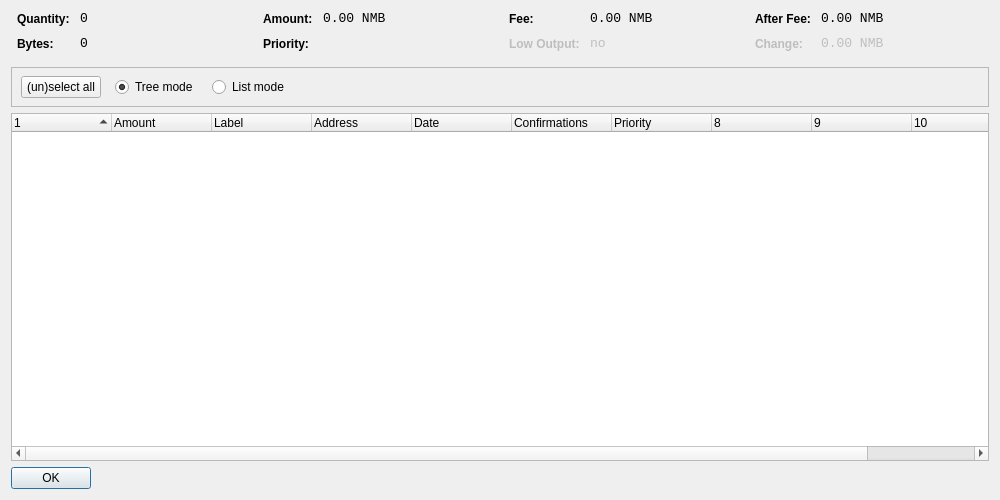
<?xml version="1.0" encoding="UTF-8"?>
<ui version="4.0">
 <class>CoinControlDialog</class>
 <widget class="QDialog" name="CoinControlDialog">
  <property name="geometry">
   <rect>
    <x>0</x>
    <y>0</y>
    <width>1000</width>
    <height>500</height>
   </rect>
  </property>
  <property name="windowTitle">
   <string>Coin Control</string>
  </property>
  <layout class="QVBoxLayout" name="verticalLayout">
   <item>
    <layout class="QHBoxLayout" name="horizontalLayoutTop" stretch="0,0,0,0">
     <property name="topMargin">
      <number>0</number>
     </property>
     <property name="bottomMargin">
      <number>10</number>
     </property>
     <item>
      <layout class="QFormLayout" name="formLayoutCoinControl1">
       <property name="horizontalSpacing">
        <number>10</number>
       </property>
       <property name="verticalSpacing">
        <number>10</number>
       </property>
       <property name="leftMargin">
        <number>6</number>
       </property>
       <property name="rightMargin">
        <number>6</number>
       </property>
       <item row="0" column="0">
        <widget class="QLabel" name="labelCoinControlQuantityText">
         <property name="styleSheet">
          <string notr="true">font-weight:bold;</string>
         </property>
         <property name="text">
          <string>Quantity:</string>
         </property>
        </widget>
       </item>
       <item row="0" column="1">
        <widget class="QLabel" name="labelCoinControlQuantity">
         <property name="font">
          <font>
           <family>Monospace</family>
           <pointsize>10</pointsize>
          </font>
         </property>
         <property name="cursor">
          <cursorShape>IBeamCursor</cursorShape>
         </property>
         <property name="contextMenuPolicy">
          <enum>Qt::ActionsContextMenu</enum>
         </property>
         <property name="text">
          <string notr="true">0</string>
         </property>
         <property name="textInteractionFlags">
          <set>Qt::LinksAccessibleByMouse|Qt::TextSelectableByKeyboard|Qt::TextSelectableByMouse</set>
         </property>
        </widget>
       </item>
       <item row="1" column="0">
        <widget class="QLabel" name="labelCoinControlBytesText">
         <property name="styleSheet">
          <string notr="true">font-weight:bold;</string>
         </property>
         <property name="text">
          <string>Bytes:</string>
         </property>
        </widget>
       </item>
       <item row="1" column="1">
        <widget class="QLabel" name="labelCoinControlBytes">
         <property name="font">
          <font>
           <family>Monospace</family>
           <pointsize>10</pointsize>
          </font>
         </property>
         <property name="cursor">
          <cursorShape>IBeamCursor</cursorShape>
         </property>
         <property name="contextMenuPolicy">
          <enum>Qt::ActionsContextMenu</enum>
         </property>
         <property name="text">
          <string notr="true">0</string>
         </property>
         <property name="textInteractionFlags">
          <set>Qt::LinksAccessibleByMouse|Qt::TextSelectableByKeyboard|Qt::TextSelectableByMouse</set>
         </property>
        </widget>
       </item>
      </layout>
     </item>
     <item>
      <layout class="QFormLayout" name="formLayoutCoinControl2">
       <property name="horizontalSpacing">
        <number>10</number>
       </property>
       <property name="verticalSpacing">
        <number>10</number>
       </property>
       <property name="leftMargin">
        <number>6</number>
       </property>
       <property name="rightMargin">
        <number>6</number>
       </property>
       <item row="0" column="0">
        <widget class="QLabel" name="labelCoinControlAmountText">
         <property name="styleSheet">
          <string notr="true">font-weight:bold;</string>
         </property>
         <property name="text">
          <string>Amount:</string>
         </property>
        </widget>
       </item>
       <item row="0" column="1">
        <widget class="QLabel" name="labelCoinControlAmount">
         <property name="font">
          <font>
           <family>Monospace</family>
           <pointsize>10</pointsize>
          </font>
         </property>
         <property name="cursor">
          <cursorShape>IBeamCursor</cursorShape>
         </property>
         <property name="contextMenuPolicy">
          <enum>Qt::ActionsContextMenu</enum>
         </property>
         <property name="text">
          <string notr="true">0.00 NMB</string>
         </property>
         <property name="textInteractionFlags">
          <set>Qt::LinksAccessibleByMouse|Qt::TextSelectableByKeyboard|Qt::TextSelectableByMouse</set>
         </property>
        </widget>
       </item>
       <item row="1" column="0">
        <widget class="QLabel" name="labelCoinControlPriorityText">
         <property name="styleSheet">
          <string notr="true">font-weight:bold;</string>
         </property>
         <property name="text">
          <string>Priority:</string>
         </property>
        </widget>
       </item>
       <item row="1" column="1">
        <widget class="QLabel" name="labelCoinControlPriority">
         <property name="font">
          <font>
           <family>Monospace</family>
           <pointsize>10</pointsize>
          </font>
         </property>
         <property name="cursor">
          <cursorShape>IBeamCursor</cursorShape>
         </property>
         <property name="contextMenuPolicy">
          <enum>Qt::ActionsContextMenu</enum>
         </property>
         <property name="text">
          <string/>
         </property>
         <property name="textInteractionFlags">
          <set>Qt::LinksAccessibleByMouse|Qt::TextSelectableByKeyboard|Qt::TextSelectableByMouse</set>
         </property>
        </widget>
       </item>
      </layout>
     </item>
     <item>
      <layout class="QFormLayout" name="formLayoutCoinControl3">
       <property name="horizontalSpacing">
        <number>10</number>
       </property>
       <property name="verticalSpacing">
        <number>10</number>
       </property>
       <property name="leftMargin">
        <number>6</number>
       </property>
       <property name="rightMargin">
        <number>6</number>
       </property>
       <item row="0" column="0">
        <widget class="QLabel" name="labelCoinControlFeeText">
         <property name="styleSheet">
          <string notr="true">font-weight:bold;</string>
         </property>
         <property name="text">
          <string>Fee:</string>
         </property>
        </widget>
       </item>
       <item row="0" column="1">
        <widget class="QLabel" name="labelCoinControlFee">
         <property name="font">
          <font>
           <family>Monospace</family>
           <pointsize>10</pointsize>
          </font>
         </property>
         <property name="cursor">
          <cursorShape>IBeamCursor</cursorShape>
         </property>
         <property name="contextMenuPolicy">
          <enum>Qt::ActionsContextMenu</enum>
         </property>
         <property name="text">
          <string notr="true">0.00 NMB</string>
         </property>
         <property name="textInteractionFlags">
          <set>Qt::LinksAccessibleByMouse|Qt::TextSelectableByKeyboard|Qt::TextSelectableByMouse</set>
         </property>
        </widget>
       </item>
       <item row="1" column="0">
        <widget class="QLabel" name="labelCoinControlLowOutputText">
         <property name="enabled">
          <bool>false</bool>
         </property>
         <property name="styleSheet">
          <string notr="true">font-weight:bold;</string>
         </property>
         <property name="text">
          <string>Low Output:</string>
         </property>
        </widget>
       </item>
       <item row="1" column="1">
        <widget class="QLabel" name="labelCoinControlLowOutput">
         <property name="enabled">
          <bool>false</bool>
         </property>
         <property name="font">
          <font>
           <family>Monospace</family>
           <pointsize>10</pointsize>
          </font>
         </property>
         <property name="cursor">
          <cursorShape>IBeamCursor</cursorShape>
         </property>
         <property name="contextMenuPolicy">
          <enum>Qt::ActionsContextMenu</enum>
         </property>
         <property name="text">
          <string notr="true">no</string>
         </property>
         <property name="textInteractionFlags">
          <set>Qt::LinksAccessibleByMouse|Qt::TextSelectableByKeyboard|Qt::TextSelectableByMouse</set>
         </property>
        </widget>
       </item>
      </layout>
     </item>
     <item>
      <layout class="QFormLayout" name="formLayoutCoinControl4">
       <property name="horizontalSpacing">
        <number>10</number>
       </property>
       <property name="verticalSpacing">
        <number>10</number>
       </property>
       <property name="leftMargin">
        <number>6</number>
       </property>
       <property name="rightMargin">
        <number>6</number>
       </property>
       <item row="0" column="0">
        <widget class="QLabel" name="labelCoinControlAfterFeeText">
         <property name="styleSheet">
          <string notr="true">font-weight:bold;</string>
         </property>
         <property name="text">
          <string>After Fee:</string>
         </property>
        </widget>
       </item>
       <item row="0" column="1">
        <widget class="QLabel" name="labelCoinControlAfterFee">
         <property name="font">
          <font>
           <family>Monospace</family>
           <pointsize>10</pointsize>
          </font>
         </property>
         <property name="cursor">
          <cursorShape>IBeamCursor</cursorShape>
         </property>
         <property name="contextMenuPolicy">
          <enum>Qt::ActionsContextMenu</enum>
         </property>
         <property name="text">
          <string notr="true">0.00 NMB</string>
         </property>
         <property name="textInteractionFlags">
          <set>Qt::LinksAccessibleByMouse|Qt::TextSelectableByKeyboard|Qt::TextSelectableByMouse</set>
         </property>
        </widget>
       </item>
       <item row="1" column="0">
        <widget class="QLabel" name="labelCoinControlChangeText">
         <property name="enabled">
          <bool>false</bool>
         </property>
         <property name="styleSheet">
          <string notr="true">font-weight:bold;</string>
         </property>
         <property name="text">
          <string>Change:</string>
         </property>
        </widget>
       </item>
       <item row="1" column="1">
        <widget class="QLabel" name="labelCoinControlChange">
         <property name="enabled">
          <bool>false</bool>
         </property>
         <property name="font">
          <font>
           <family>Monospace</family>
           <pointsize>10</pointsize>
          </font>
         </property>
         <property name="cursor">
          <cursorShape>IBeamCursor</cursorShape>
         </property>
         <property name="contextMenuPolicy">
          <enum>Qt::ActionsContextMenu</enum>
         </property>
         <property name="text">
          <string notr="true">0.00 NMB</string>
         </property>
         <property name="textInteractionFlags">
          <set>Qt::LinksAccessibleByMouse|Qt::TextSelectableByKeyboard|Qt::TextSelectableByMouse</set>
         </property>
        </widget>
       </item>
      </layout>
     </item>
    </layout>
   </item>
   <item>
    <widget class="QFrame" name="frame">
     <property name="minimumSize">
      <size>
       <width>0</width>
       <height>40</height>
      </size>
     </property>
     <property name="frameShape">
      <enum>QFrame::StyledPanel</enum>
     </property>
     <property name="frameShadow">
      <enum>QFrame::Sunken</enum>
     </property>
     <widget class="QWidget" name="horizontalLayoutWidget">
      <property name="geometry">
       <rect>
        <x>10</x>
        <y>0</y>
        <width>781</width>
        <height>41</height>
       </rect>
      </property>
      <layout class="QHBoxLayout" name="horizontalLayoutPanel" stretch="0,0,0,0,0">
       <property name="spacing">
        <number>14</number>
       </property>
       <item>
        <widget class="QPushButton" name="pushButtonSelectAll">
         <property name="sizePolicy">
          <sizepolicy hsizetype="Maximum" vsizetype="Fixed">
           <horstretch>0</horstretch>
           <verstretch>0</verstretch>
          </sizepolicy>
         </property>
         <property name="text">
          <string>(un)select all</string>
         </property>
        </widget>
       </item>
       <item>
        <widget class="QRadioButton" name="radioTreeMode">
         <property name="sizePolicy">
          <sizepolicy hsizetype="Maximum" vsizetype="Fixed">
           <horstretch>0</horstretch>
           <verstretch>0</verstretch>
          </sizepolicy>
         </property>
         <property name="text">
          <string>Tree mode</string>
         </property>
         <property name="checked">
          <bool>true</bool>
         </property>
        </widget>
       </item>
       <item>
        <widget class="QRadioButton" name="radioListMode">
         <property name="sizePolicy">
          <sizepolicy hsizetype="Maximum" vsizetype="Fixed">
           <horstretch>0</horstretch>
           <verstretch>0</verstretch>
          </sizepolicy>
         </property>
         <property name="text">
          <string>List mode</string>
         </property>
        </widget>
       </item>
       <item>
        <spacer name="horizontalSpacer">
         <property name="orientation">
          <enum>Qt::Horizontal</enum>
         </property>
         <property name="sizeHint" stdset="0">
          <size>
           <width>40</width>
           <height>20</height>
          </size>
         </property>
        </spacer>
       </item>
      </layout>
     </widget>
    </widget>
   </item>
   <item>
    <widget class="CoinControlTreeWidget" name="treeWidget">
     <property name="contextMenuPolicy">
      <enum>Qt::CustomContextMenu</enum>
     </property>
     <property name="sortingEnabled">
      <bool>false</bool>
     </property>
     <property name="columnCount">
      <number>11</number>
     </property>
     <attribute name="headerShowSortIndicator" stdset="0">
      <bool>true</bool>
     </attribute>
     <attribute name="headerStretchLastSection">
      <bool>false</bool>
     </attribute>
     <column>
      <property name="text">
       <string/>
      </property>
     </column>
     <column>
      <property name="text">
       <string>Amount</string>
      </property>
     </column>
     <column>
      <property name="text">
       <string>Label</string>
      </property>
     </column>
     <column>
      <property name="text">
       <string>Address</string>
      </property>
     </column>
     <column>
      <property name="text">
       <string>Date</string>
      </property>
     </column>
     <column>
      <property name="text">
       <string>Confirmations</string>
      </property>
      <property name="toolTip">
       <string>Confirmed</string>
      </property>
     </column>
     <column>
      <property name="text">
       <string>Priority</string>
      </property>
     </column>
     <column>
      <property name="text">
       <string/>
      </property>
     </column>
     <column>
      <property name="text">
       <string/>
      </property>
     </column>
     <column>
      <property name="text">
       <string/>
      </property>
     </column>
     <column>
      <property name="text">
       <string/>
      </property>
     </column>
    </widget>
   </item>
   <item>
    <widget class="QDialogButtonBox" name="buttonBox">
     <property name="sizePolicy">
      <sizepolicy hsizetype="Maximum" vsizetype="Fixed">
       <horstretch>0</horstretch>
       <verstretch>0</verstretch>
      </sizepolicy>
     </property>
     <property name="orientation">
      <enum>Qt::Horizontal</enum>
     </property>
     <property name="standardButtons">
      <set>QDialogButtonBox::Ok</set>
     </property>
    </widget>
   </item>
  </layout>
 </widget>
 <customwidgets>
  <customwidget>
   <class>CoinControlTreeWidget</class>
   <extends>QTreeWidget</extends>
   <header>coincontroltreewidget.h</header>
  </customwidget>
 </customwidgets>
 <resources/>
 <connections/>
</ui>
